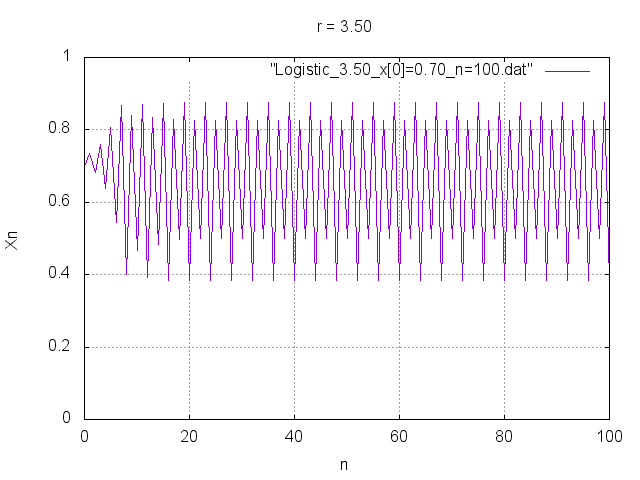

This figure's gnuplot source:
set grid
set title "r = 3.50"

set yrange [0:1]
set xrange [0:100]
set xlabel "n"
set ylabel "Xn"


plot "Logistic_3.50_x[0]=0.70_n=100.dat" with lines
pause 2
set terminal png
set output "Logistic_3.50_x[0]=0.70_n=100.png"
replot
setterminal x11
